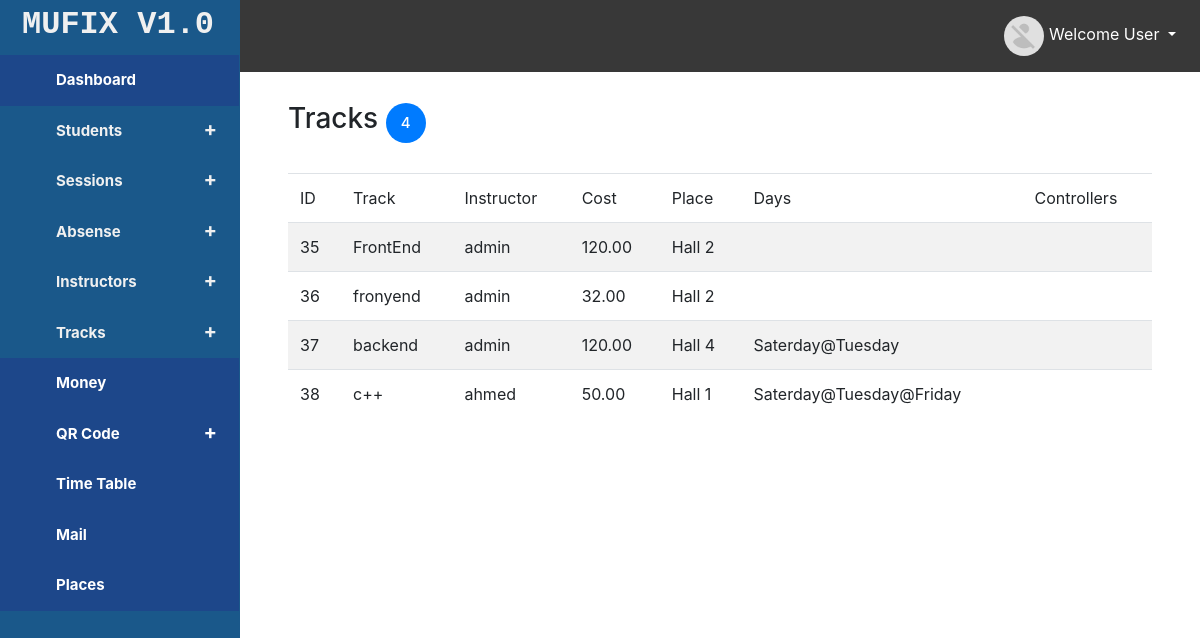
/tracks/default (signed in), run on the app's committed database.
### tables this page shows
CREATE TABLE `att_tracks` (
  `track_id` int(11) NOT NULL,
  `track_name` varchar(25) NOT NULL,
  `track_instructor_id` int(50) NOT NULL,
  `track_cost` decimal(5,2) NOT NULL,
  `track_place_id` int(11) NOT NULL
);

CREATE TABLE `att_instructors` (
  `instructor_id` int(11) NOT NULL,
  `instructor_name` varchar(50) NOT NULL,
  `instructor_email` varchar(50) NOT NULL,
  `instructor_phone` varchar(14) NOT NULL,
  `instructor_avatar` varchar(255) DEFAULT NULL,
  `instructor_password` varchar(50) NOT NULL,
  `instructor_role` varchar(10) NOT NULL DEFAULT 'general'
);

CREATE TABLE `att_places` (
  `place_id` int(11) NOT NULL,
  `place_name` varchar(25) NOT NULL
);

### app/controllers/abstractcontroller.php (called while the page is built, shortened)
<?php
class AbstractController
{
    protected $CONTROLLER;
    protected $ACTION;
    protected $TEMPLATE;
    public $_DATA;
    public function view(){
        $view =VIEW_PATH.strtolower($this->CONTROLLER).DS.strtolower($this->ACTION).'.view.php';
        $this->TEMPLATE->setData($this->_DATA);
        $this->TEMPLATE->setView($view);
        $this->TEMPLATE->RenderApp();
    }
    public function setController($controller){
        $this->CONTROLLER=$controller;
    }
    public function setAction($action){
        $this->ACTION=$action;
    }
    public function setTemplate($template){
        $this->TEMPLATE=$template;
    }
}

### app/controllers/trackscontroller.php (called while the page is built, shortened)
<?php
class TracksController extends AbstractController
{
    public function defaultAction()
    {
        $TRACK=new TracksModel();
        $RESULT=$TRACK->getAll();
        $this->view();
    }
}

### app/lib/brain.php (called while the page is built, shortened)
<?php
class Brain
{
    private $_controller;
    private $_action;
    private $_params;
    private $_template;
    public function __construct(\App\Lib\Template $template)
    {
        if (isset($_SESSION['user_auth'])) {
            $this->_controller = 'index';
            $this->_action = 'default';
            $this->_template=$template;
        }
    }
    public function _parseUrl($url)
    {
        $url = trim($url, '/');
        $url_parts = explode('/', $url, 3);
        if (isset($url_parts[0]) and !empty($url_parts[0])){
            $this->_controller = $url_parts[0];
        }
        if (isset($url_parts[1]) and !empty($url_parts[1])){
            $this->_action = $url_parts[1];
        }
    }
    public function _dispath()
    {
        $this->_controller=ucfirst($this->_controller);
        $CONTROLLERNAME=$this->_controller.'Controller';
        $CONTROLLERNAME='App\Controllers\\'.$CONTROLLERNAME;
        $ACTIONNAME=$this->_action;
        if (!class_exists($CONTROLLERNAME)){
            $CONTROLLERNAME=self::NOTFOUNDCONTROLLER;
            $this->_controller='NotFound';
            $this->_action='notfound';
            $ACTIONNAME=$this->_action;
        }else{
            if(!method_exists(new $CONTROLLERNAME,$ACTIONNAME.'Action')){
                $this->_action='notfound';
                $ACTIONNAME=$this->_action;
            }else{
                $ACTIONNAME=$this->_action;
            }
        }
        $object=new $CONTROLLERNAME;
        $object->setController($this->_controller);
        $object->setAction($this->_action);
        $object->setParams($this->_params);
        $object->setTemplate($this->_template);
        $ACTIONNAME=$ACTIONNAME.'Action';
        ($object)->$ACTIONNAME();
    }
}

### public/index.php (called while the page is built, shortened)
<?php
$RESOURCES=require_once '..'.DS.'app'.DS.'config'.DS.'tempconfig.php';
$Startup=new Lib\Brain(new  Lib\Template($RESOURCES));
$Startup->_dispath();

### app/models/tracksmodel.php (called while the page is built, shortened)
<?php
class TracksModel extends AbstractModel
{
    public function getAll()
    {
        $SQL="SELECT track_id,track_name,track_cost,place_name,instructor_name FROM att_tracks INNER JOIN att_places ";
        $SQL.=" ON att_tracks.track_place_id=att_places.place_id INNER JOIN att_instructors ";
        $SQL.=" ON att_tracks.track_instructor_id=att_instructors.instructor_id";
        $Handler=Database::Connection();
        $Stmt=$Handler->prepare($SQL);
        $Stmt->execute();
        $RESULT['tracks']=$Stmt->fetchAll(\PDO::FETCH_OBJ);
        $SQL="select day_name,track_name,att_tracks.track_id FROM att_week_days ";
        $SQL.="INNER JOIN att_track_days ON att_week_days.day_id=att_track_days.day_id INNER JOIN att_tracks ON att_tracks.track_id=att_track_days.track_id";
        $Stmt=$Handler->prepare($SQL);
        $Stmt->execute();
        $RESULT['tracks_days']=$Stmt->fetchAll(\PDO::FETCH_OBJ);
       return $RESULT;
    }
}

### app/views/tracks/default.view.php (the view)
<?php
extract($this->Data);
extract($tracks);
?>
<div class="container">
    <div class="row">
        <div class="col-xs-12">
            <div class="track-panel">
                <h3>Tracks <span class="badge-primary"><?=count($tracks);?></span></h3>
            </div>
        </div>
        <div class="col-xs-12 trackss">
            <div class="col-xs-12 tracks">
                <table class="table table-striped table-responsive ">
                    <thead>
                    <tr>
                        <td>ID</td>
                        <td>Track</td>
                        <td>Instructor</td>
                        <td>Cost</td>
                        <td>Place</td>
                        <td>Days</td>
                        <td>Controllers</td>
                    </tr>
                    </thead>
                    <tbody>
                    <?php
                    foreach ($tracks as $track):?>
                        <tr>
                            <td><?=$track->track_id;?></td>
                            <td><?=$track->track_name;?></td>
                            <td><?=$track->instructor_name;?></td>
                            <td><?=$track->track_cost;?></td>
                            <td><?=$track->place_name;?></td>
                            <?php
                            $output="";
                            foreach ($tracks_days as $days){
                                if ($days->track_id==$track->track_id){
                                    $output.=$days->day_name."@";
                                }
                            }
                            ?>
                            <td><?=trim($output,"@");?></td>
                            <td>
                                <a href="#"><i class="fa fa-edit"></i></a>
                                <a href="#"><i class="fa fa-trash"></i></a>
                            </td>
                        </tr>
                    <?php
                    endforeach;
                    ?>
                    </tbody>
                </table>
            </div>
        </div>
    </div>
</div>

### public/css/simple-sidebar.css (style rules this page uses)
body { overflow-x: hidden; }

### public/css/mystyle.css (style rules this page uses)
* { box-sizing:border-box; -moz-box-sizing:border-box; -webkit-box-sizing:border-box; }
body { background: #f0f0f0; }
body { margin: 0; padding: 0; }
#page-content-wrapper .row ,.row { display: block; }
.trackss { width: 90%; margin: auto; margin-bottom: 50px; }
.tracks .table { width: 100%; display: table; }
.track-panel { margin: 30px auto; width: 90%; }
.track-panel .badge-primary,.badge-danger,.badge-success { font-size: 15px; border-radius: 50%; width: 40px; height: 40px; line-height: 40px; display: inline-block; text-align: center; }

### data on the page
att_tracks: track_id "35", track_name "FrontEnd", att_instructors.instructor_name "admin", track_cost "120.00", att_places.place_name "Hall 2"
att_tracks: track_id "36", track_name "fronyend", att_instructors.instructor_name "admin", track_cost "32.00", att_places.place_name "Hall 2"
att_tracks: track_id "37", track_name "backend", att_instructors.instructor_name "admin", track_cost "120.00", att_places.place_name "Hall 4", output "Saterday@Tuesday"
att_tracks: track_id "38", track_name "c++", att_instructors.instructor_name "ahmed", track_cost "50.00", att_places.place_name "Hall 1", output "Saterday@Tuesday@Friday"

### other printed values
count($tracks) "4"
